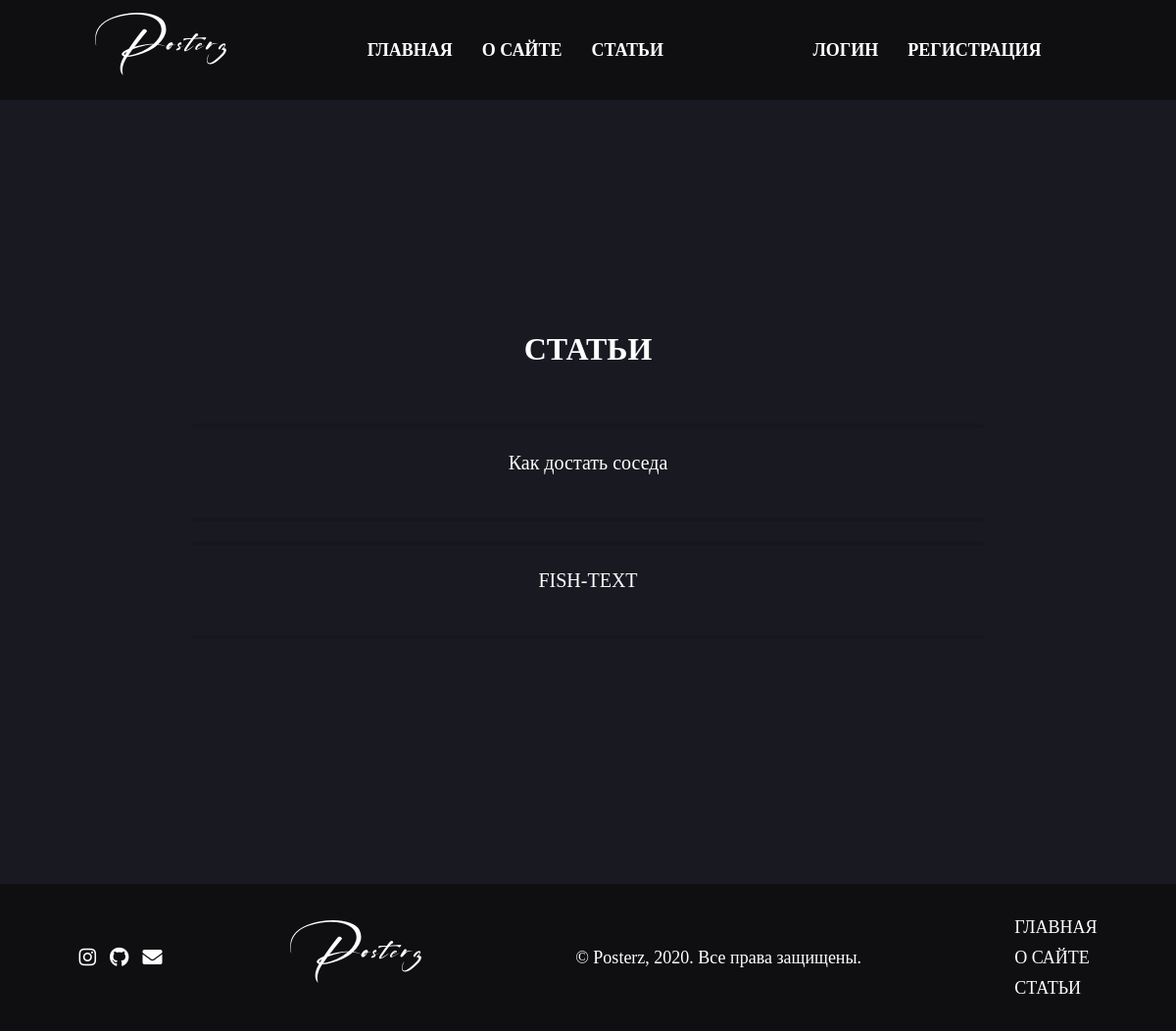
Page /articles on the earlier database version.
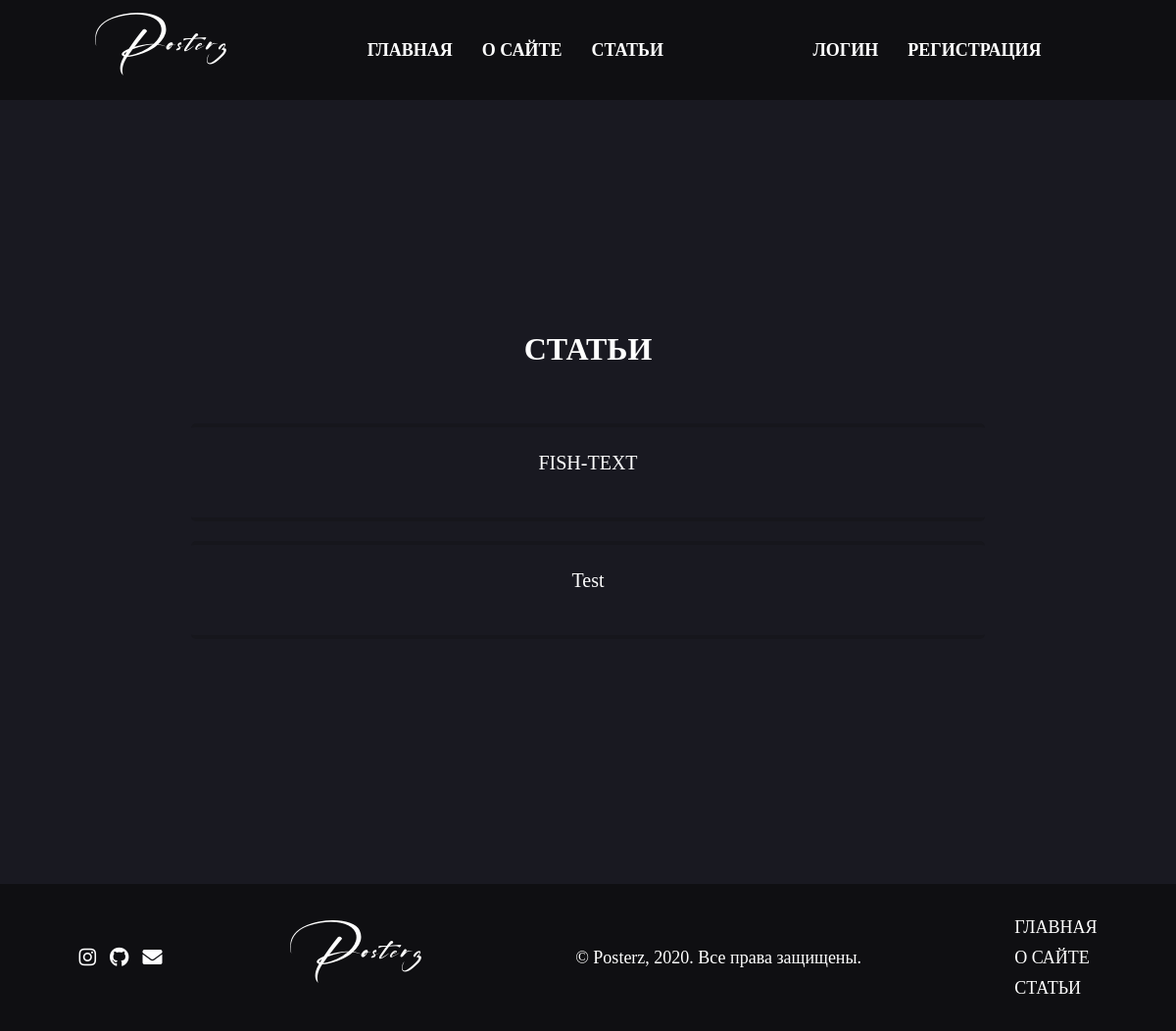
Same page on the later database version.
### tables this page shows
CREATE TABLE articles (id INTEGER PRIMARY KEY AUTOINCREMENT, title VARCHAR (255), author VARCHAR (100), body TEXT, create_date DATETIME DEFAULT (CURRENT_TIMESTAMP));

### app.py (the view)
@app.route('/articles')
def articles():
  con = sqlite3.connect('posterz.db')
  con.row_factory = dict_factory
  cur = con.cursor()
  result = cur.execute("SELECT * FROM articles")
  articles = cur.fetchall()
  if articles != None:
    return render_template('articles.html', articles=articles)
  else:
    msg = "Статьи не найдены"
    return render_template('articles.html', msg=msg)
  cur.close()

### app.py (called while the page is built)
def dict_factory(cursor, row):
    d = {}
    for idx, col in enumerate(cursor.description):
        d[col[0]] = row[idx]
    return d

### templates/articles.html (shortened to what this page needs)
{% extends 'layout.html' %}
{% block content %}
    <div id="container">
        <h1 id="header-text">СТАТЬИ</h1>
        <ul id="list-group">
            {% for article in articles %}
                <a id="body-text" href="article/{{article.id}}"><li id="list-group-item">{{ article.title }}</li></a>
            {% endfor %}
        </ul>
    </div>
{% endblock %}

Differences in the rows shown:
removed articles: title "Как достать соседа"
added articles: title "Test"
